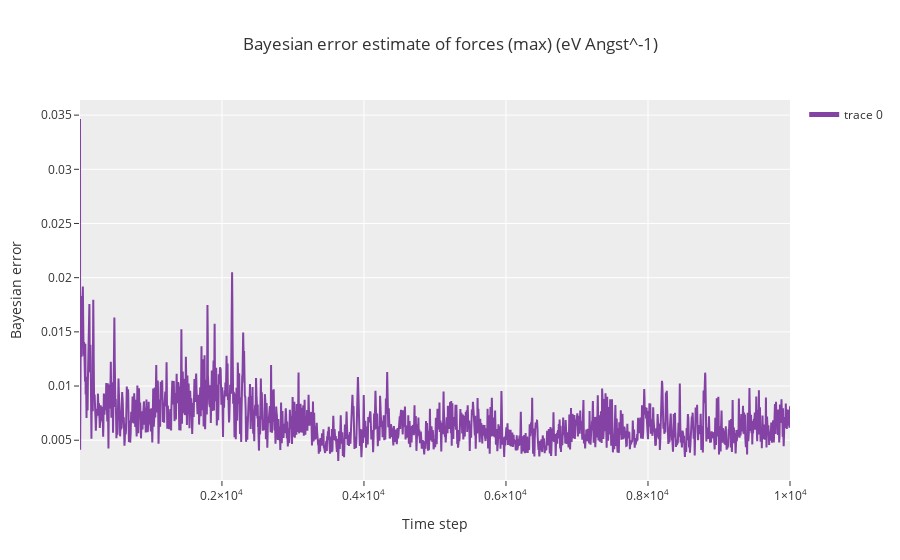

Notebook cell for this chart:
### Markdown cell above
Plot the Bayesian error and in-sample error of the forces using the following code

### Code cell
import numpy as np
from py4vasp import plot

t1, beef = np.loadtxt("./BEEF.dat",
                      usecols=[1,3], unpack=True)

plot(t1, beef,
    xlabel="Time step",
    ylabel="Bayesian error",
    title="Bayesian error estimate of forces (max) (eV Angst^-1)"
)

### Figure 1 — Plotly figure (JSON) as saved in the notebook; plotly's stock layout.template omitted (floating-point values rounded to 4 significant figures; data arrays with more than 128 entries replaced by an {"elided": "..."} marker saying what was removed)
{"data": [{"line": {"color": "#8342A4"}, "showlegend": true, "type": "scatter", "x": {"elided": "10000 float values"}, "y": {"elided": "10000 float values"}, "yaxis": "y"}], "layout": {"legend": {"itemsizing": "constant"}, "title": {"text": "Bayesian error estimate of forces (max) (eV Angst^-1)"}, "xaxis": {"title": {"text": "Time step"}}, "yaxis": {"title": {"text": "Bayesian error"}}}}
